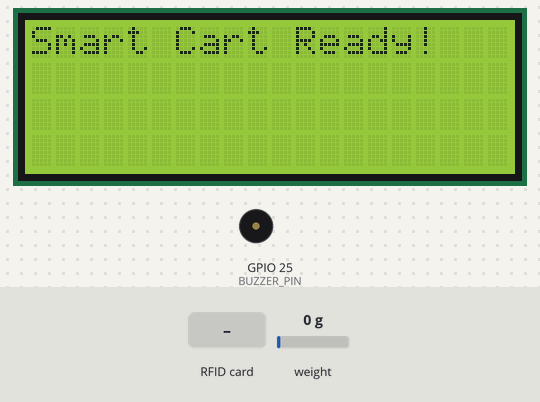
A sketch run on a simulated ESP32. On the bench: 20×4 character LCD, buzzer (waves = sounding, pin HIGH). Inputs (shaded band) come from the test bench; at power-on: weight on the scale 0 g. WiFi joins after 1.5 s; servers stay silent unless stated; uploads are accepted with an empty reply; what the sketch prints to the serial monitor is not drawn.

Above: at 5.2 s.
7.4 s: weight on the scale set to 100 g
At 9.2 s:
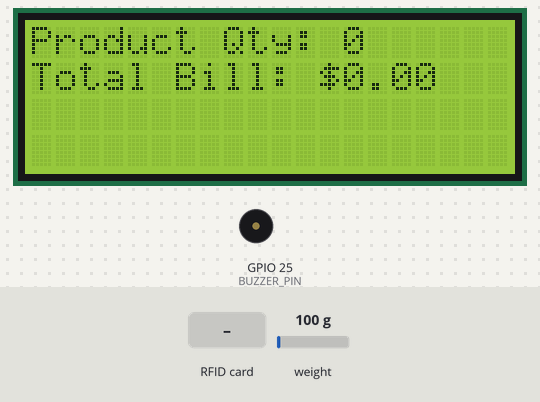
10.3 s: RFID card 5E 7A 19 C4 held to the reader
At 11.0 s:
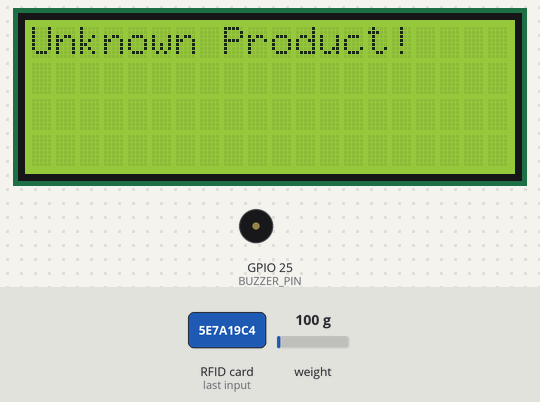
11.8 s: RFID card 8F E3 33 1F held to the reader
At 12.8 s:
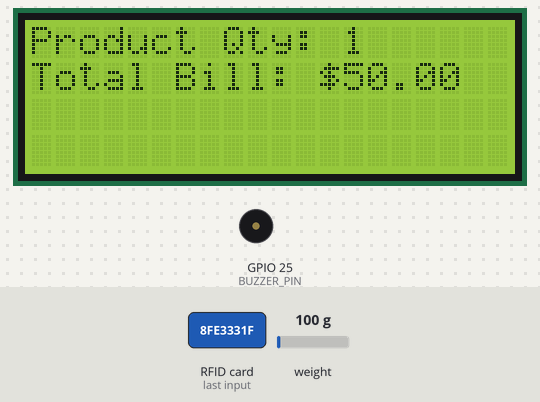
13.4 s: weight on the scale set to 1250 g
At 14.3 s:
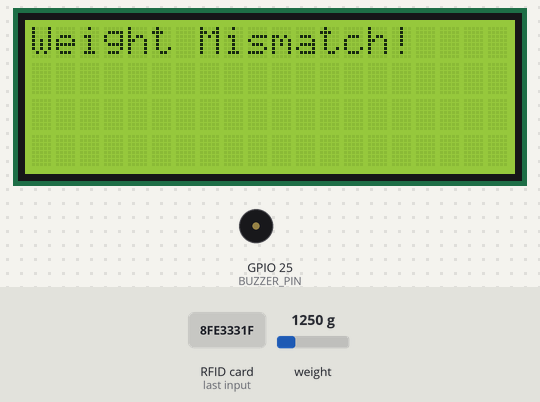
Timing chart, 0 to 16.2 s (numbered marks = the images above; inputs shaded):
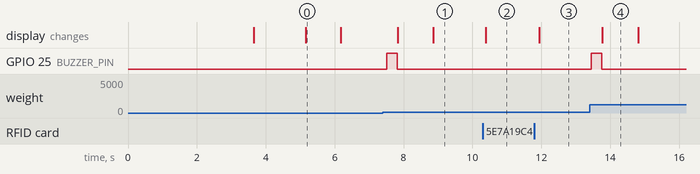

Measured:
- after the input at 7.4 s, GPIO 25 (BUZZER_PIN): LOW → HIGH after 0.11 s, → LOW 0.30 s later; the display: first changes after 0.43 s (image 1 shows a later state)
- after the input at 10.3 s, the display: changes after 0.08 s (image 2)
- after the input at 11.8 s, the display: changes after 0.14 s (image 3)
- after the input at 13.4 s, GPIO 25 (BUZZER_PIN): LOW → HIGH after 0.05 s, → LOW 0.30 s later; the display: changes after 0.37 s (image 4)
- what the display in image 0 shows lasts 1.0 s, from 5.2 s to 6.2 s

The sketch:

SmartCart_ESP32.ino
```cpp
/*
  Smart Cart System (ESP32 + RFID + load cell + LCD + Google Sheets)
  ---------------------------------------------------------------
  A prototype smart shopping cart. Scan a product's RFID tag to add it to the
  bill (shown on a 20x4 LCD). A load cell checks that the weight in the cart
  matches the scanned items and a buzzer sounds on a mismatch. Each scan is
  also sent to a Google Sheet through a Google Apps Script web app.

  Author   : Mohammad Ullah
  Dept.    : Electrical and Electronic Engineering (EEE), RUET, Bangladesh
  GitHub   : https://github.com/mohammadullah2eee/smart-cart-system
  Portfolio: https://mohammadullah2eee.github.io

  Before you upload, change these three lines to your own values:
    ssid, password, scriptURL
  and replace the RFID UIDs and product weights/prices with your own.
  Never publish your real Wi-Fi password or Apps Script URL.

  Step-by-step guide and wiring diagram: see README.md and BUILD_GUIDE.md
  in the GitHub repository above. Please keep this header when you share or
  modify the code.
*/

#include <Wire.h>
#include <LiquidCrystal_I2C.h>
#include <SPI.h>
#include <MFRC522.h>
#include "HX711.h"
#include <WiFi.h>
#include <HTTPClient.h>

// Pin Definitions
#define RST_PIN 4    // RFID RST pin
#define SS_PIN 5      // RFID SDA pin
#define HX711_DOUT 33 // Load Cell Data pin
#define HX711_SCK 32  // Load Cell Clock pin
#define BUZZER_PIN 25 // Buzzer pin

// I2C Pin Definitions
#define I2C_SDA 21 // SDA pin for I2C
#define I2C_SCL 22 // SCL pin for I2C

// WiFi Credentials
const char* ssid = "YOUR_WIFI_NAME";          // Replace with your WiFi SSID
const char* password = "YOUR_WIFI_PASSWORD";  // Replace with your WiFi Password
const char* scriptURL = "PASTE_YOUR_APPS_SCRIPT_WEB_APP_URL_HERE"; // Replace with Google Apps Script Web App URL

// LCD Display Setup
LiquidCrystal_I2C lcd(0x27, 20, 4); // Adjust I2C address if needed

// RFID Reader Setup
MFRC522 mfrc522(SS_PIN, RST_PIN);

// Load Cell Setup
HX711 scale;
const float CALIBRATION_FACTOR = 1080.0; // Calibration factor for your load cell

// Product Database
struct Product {
  float weight;
  float price;
};
const int NUM_PRODUCTS = 5;
Product products[NUM_PRODUCTS] = {
    {110.0, 50.0},  // Product 1: Weight 100g, Price $50
    {100.0, 100.0}, // Product 2: Weight 200g, Price $100
    {300.0, 150.0}, // Product 3: Weight 300g, Price $150
    {400.0, 200.0}, // Product 4: Weight 400g, Price $200
    {500.0, 250.0}  // Product 5: Weight 500g, Price $250
};

// RFID UIDs
// CHECK: the third UID below contains the letter "O". The reader prints only 0-9 and A-F,
// so a real UID would use the digit zero. Read your own tags with tools/ReadUID and paste them here.
String productUIDs[NUM_PRODUCTS] = {"8FE3331F", "9F59581F", "8FCO7C1F", "9F5AE41F", "C3D1EC2C"};

// Variables
float totalWeight = 0.0;
float totalBill = 0.0;
int count = 0;
float lastWeight = 0.0; // Cache last weight to avoid redundant checks

void setup() {
  Serial.begin(115200);
  Wire.begin(I2C_SDA, I2C_SCL);

  lcd.begin(20, 4);
  lcd.backlight();
  lcd.print("Initializing...");
  delay(2000);

  SPI.begin();
  mfrc522.PCD_Init();
  delay(500);

  scale.begin(HX711_DOUT, HX711_SCK);
  scale.set_scale(CALIBRATION_FACTOR);
  scale.tare();

  pinMode(BUZZER_PIN, OUTPUT);
  digitalWrite(BUZZER_PIN, LOW);

  lcd.clear();
  lcd.print("Connecting WiFi...");

  WiFi.begin(ssid, password);
  while (WiFi.status() != WL_CONNECTED) {
    delay(500); // Reduced delay for quicker loop
    Serial.println("Connecting to WiFi...");
  }
  Serial.println("WiFi Connected!");
  lcd.clear();
  lcd.print("Smart Cart Ready!");
  delay(1000);
  lcd.clear();
}

void loop() {
  // Check RFID
  if (mfrc522.PICC_IsNewCardPresent() && mfrc522.PICC_ReadCardSerial()) {
    String uid = getCardUID();
    int productIndex = getProductIndex(uid);

    if (productIndex >= 0) {
      // Add product weight and price
      totalWeight += products[productIndex].weight;
      totalBill += products[productIndex].price;
      count++;

      updateLCD(count, totalBill);

      // Send Data to Google Sheets
      if (WiFi.status() == WL_CONNECTED) {
        sendToGoogleSheets(productIndex + 1, 1); // Send product ID and quantity sold
      }
    } else {
      lcd.clear();
      lcd.print("Unknown Product!");
      delay(1000); // Brief delay for readability
    }

    mfrc522.PICC_HaltA();
  }

  // Check weight periodically
  float currentWeight = scale.get_units();
  if (abs(currentWeight - lastWeight) > 5.0) { // Only react to significant changes
    lastWeight = currentWeight;
    if (currentWeight > totalWeight + 10) { // Mismatch detected
      soundBuzzer();
      lcd.clear();
      lcd.print("Weight Mismatch!");
      delay(1000);
      lcd.clear();
      updateLCD(count, totalBill); // Restore previous display
    }
  }

  delay(10); // Small delay for loop stability
}

String getCardUID() {
  String uid = "";
  for (byte i = 0; i < mfrc522.uid.size; i++) {
    uid += String(mfrc522.uid.uidByte[i], HEX);
  }
  return uid;
}

int getProductIndex(String uid) {
  for (int i = 0; i < NUM_PRODUCTS; i++) {
    if (uid.equalsIgnoreCase(productUIDs[i])) {
      return i;
    }
  }
  return -1;
}

void soundBuzzer() {
  digitalWrite(BUZZER_PIN, HIGH);
  delay(300); // Reduced buzzer delay
  digitalWrite(BUZZER_PIN, LOW);
}

void updateLCD(int quantity, float bill) {
  lcd.clear();
  lcd.setCursor(0, 0);
  lcd.print("Product Qty: ");
  lcd.print(quantity);
  lcd.setCursor(0, 1);
  lcd.print("Total Bill: $");
  lcd.print(bill);
}

void sendToGoogleSheets(int productId, int quantity) {
  HTTPClient http;
  http.begin(scriptURL);
  http.addHeader("Content-Type", "application/json");

  String json = "{\"productId\": \"" + String(productId) + "\", \"quantitySold\": " + String(quantity) + "}";
  int httpResponseCode = http.POST(json);

  if (httpResponseCode > 0) {
    Serial.println("Data sent successfully!");
  } else {
    Serial.println("Failed to send data");
  }
  http.end();
}
```
